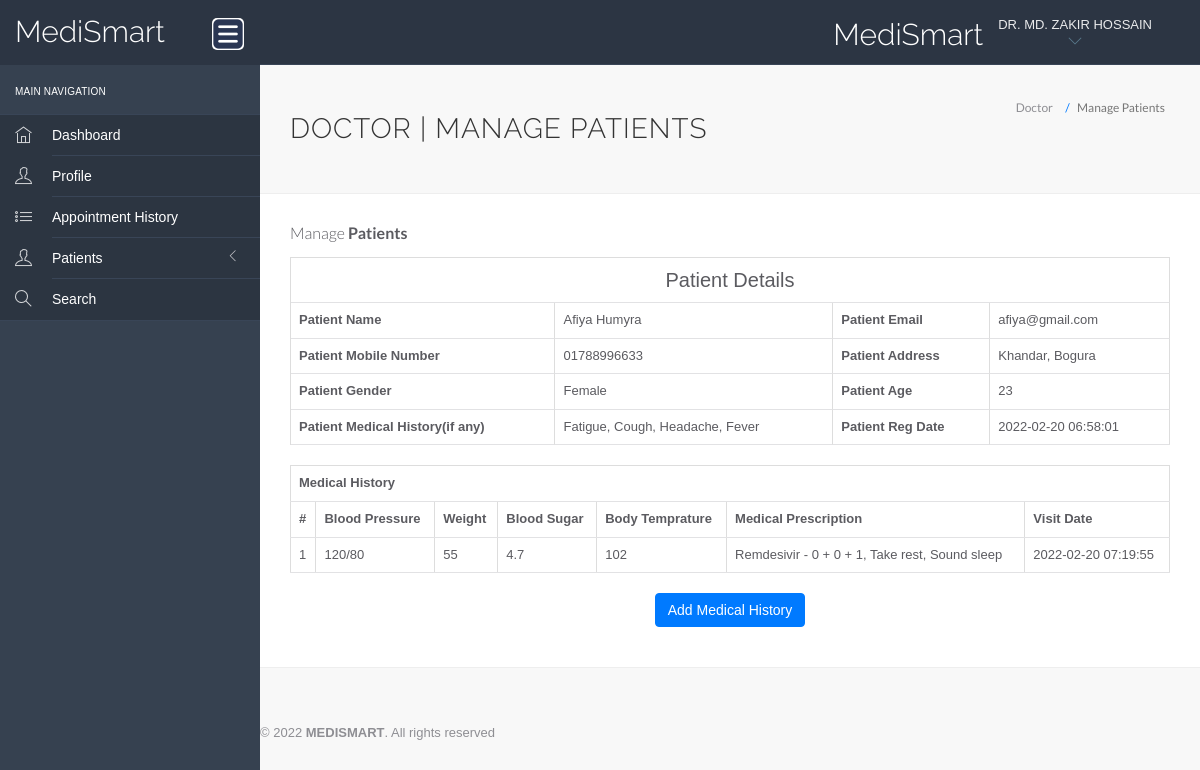
The app's page /hms/doctor/view-patient.php?viewid=1 (signed in) with its own data.
### tables this page shows
CREATE TABLE `doctors` (
  `id` int(11) NOT NULL,
  `specilization` varchar(255) DEFAULT NULL,
  `doctorName` varchar(255) DEFAULT NULL,
  `profile_pic` varchar(255) NOT NULL,
  `docgender` varchar(10) NOT NULL,
  `docdegree` varchar(255) NOT NULL,
  `address` longtext DEFAULT NULL,
  `docFees` varchar(255) DEFAULT NULL,
  `practicedays` varchar(30) NOT NULL,
  `practicetime` varchar(30) NOT NULL,
  `contactno` varchar(13) DEFAULT NULL,
  `docEmail` varchar(255) DEFAULT NULL,
  `password` varchar(255) DEFAULT NULL,
  `creationDate` timestamp NULL DEFAULT current_timestamp(),
  `updationDate` timestamp NULL DEFAULT NULL ON UPDATE current_timestamp()
);

CREATE TABLE `tblpatient` (
  `ID` int(10) NOT NULL,
  `Docid` int(10) DEFAULT NULL,
  `PatientName` varchar(200) DEFAULT NULL,
  `PatientContno` varchar(13) DEFAULT NULL,
  `PatientEmail` varchar(200) DEFAULT NULL,
  `PatientGender` varchar(50) DEFAULT NULL,
  `PatientAdd` mediumtext DEFAULT NULL,
  `PatientAge` int(10) DEFAULT NULL,
  `PatientMedhis` mediumtext DEFAULT NULL,
  `CreationDate` timestamp NULL DEFAULT current_timestamp(),
  `UpdationDate` timestamp NULL DEFAULT NULL ON UPDATE current_timestamp()
);

CREATE TABLE `tblmedicalhistory` (
  `ID` int(10) NOT NULL,
  `PatientID` int(10) DEFAULT NULL,
  `BloodPressure` varchar(200) DEFAULT NULL,
  `BloodSugar` varchar(200) NOT NULL,
  `Weight` varchar(100) DEFAULT NULL,
  `Temperature` varchar(200) DEFAULT NULL,
  `MedicalPres` mediumtext DEFAULT NULL,
  `CreationDate` timestamp NOT NULL DEFAULT current_timestamp() ON UPDATE current_timestamp()
);

### hms/doctor/view-patient.php (the view, shortened to what this page needs)
<?php
include('include/config.php');
?>
<!DOCTYPE html>
<html lang="en">
<head>
    <link rel="stylesheet" href="vendor/bootstrap/css/bootstrap.min.css">
    <link rel="stylesheet" href="vendor/fontawesome/css/font-awesome.min.css">
    <link rel="stylesheet" href="vendor/themify-icons/themify-icons.min.css">
    <link href="vendor/animate.css/animate.min.css" rel="stylesheet" media="screen">
    <link href="vendor/perfect-scrollbar/perfect-scrollbar.min.css" rel="stylesheet" media="screen">
    <link href="vendor/switchery/switchery.min.css" rel="stylesheet" media="screen">
    <link href="vendor/bootstrap-touchspin/jquery.bootstrap-touchspin.min.css" rel="stylesheet" media="screen">
    <link href="vendor/select2/select2.min.css" rel="stylesheet" media="screen">
    <link href="vendor/bootstrap-datepicker/bootstrap-datepicker3.standalone.min.css" rel="stylesheet" media="screen">
    <link href="vendor/bootstrap-timepicker/bootstrap-timepicker.min.css" rel="stylesheet" media="screen">
    <link rel="stylesheet" href="assets/css/styles.css">
    <link rel="stylesheet" href="assets/css/plugins.css">
    <link rel="stylesheet" href="assets/css/themes/theme-5.css" id="skin_color" />
</head>
<body>
    <div id="app">
        <?php include('include/sidebar.php');?>
        <div class="app-content">
            <?php include('include/header.php');?>
            <div class="main-content">
                <div class="wrap-content container" id="container">
                    <section id="page-title">
                        <div class="row">
                            <div class="col-sm-8">
                                <h1 class="mainTitle">Doctor | Manage Patients</h1>
                            </div>
                            <ol class="breadcrumb">
                                <li>
                                    <span>Doctor</span>
                                </li>
                                <li class="active">
                                    <span>Manage Patients</span>
                                </li>
                            </ol>
                        </div>
                    </section>
                    <div class="container-fluid container-fullw bg-white">
                        <div class="row">
                            <div class="col-md-12">
                                <h5 class="over-title margin-bottom-15">Manage <span class="text-bold">Patients</span>
                                </h5>
                                <?php
                               $vid=$_GET['viewid'];
                               $ret=mysqli_query($con,"select * from tblpatient where ID='$vid'");
$cnt=1;
while ($row=mysqli_fetch_array($ret)) {
                               ?>
                                <table border="1" class="table table-bordered">
                                    <tr align="center">
                                        <td colspan="4" style="font-size:20px;color:blue">
                                            Patient Details</td>
                                    </tr>
                                    <tr>
                                        <th scope>Patient Name</th>
                                        <td><?php  echo $row['PatientName'];?></td>
                                        <th scope>Patient Email</th>
                                        <td><?php  echo $row['PatientEmail'];?></td>
                                    </tr>
                                    <tr>
                                        <th scope>Patient Mobile Number</th>
                                        <td><?php  echo $row['PatientContno'];?></td>
                                        <th>Patient Address</th>
                                        <td><?php  echo $row['PatientAdd'];?></td>
                                    </tr>
                                    <tr>
                                        <th>Patient Gender</th>
                                        <td><?php  echo $row['PatientGender'];?></td>
                                        <th>Patient Age</th>
                                        <td><?php  echo $row['PatientAge'];?></td>
                                    </tr>
                                    <tr>
                                        <th>Patient Medical History(if any)</th>
                                        <td><?php  echo $row['PatientMedhis'];?></td>
                                        <th>Patient Reg Date</th>
                                        <td><?php  echo $row['CreationDate'];?></td>
                                    </tr>
                                    <?php }?>
                                </table>
                                <?php
$ret=mysqli_query($con,"select * from tblmedicalhistory  where PatientID='$vid'");
 ?>
                                <table id="datatable" class="table table-bordered dt-responsive nowrap"
                                    style="border-collapse: collapse; border-spacing: 0; width: 100%;">
                                    <tr align="center">
                                        <th colspan="8">Medical History</th>
                                    </tr>
                                    <tr>
                                        <th>#</th>
                                        <th>Blood Pressure</th>
                                        <th>Weight</th>
                                        <th>Blood Sugar</th>
                                        <th>Body Temprature</th>
                                        <th>Medical Prescription</th>
                                        <th>Visit Date</th>
                                    </tr>
                                    <?php
                                      while ($row=mysqli_fetch_array($ret)) {
                                    ?>
                                    <tr>
                                        <td><?php echo $cnt;?></td>
                                        <td><?php  echo $row['BloodPressure'];?></td>
                                        <td><?php  echo $row['Weight'];?></td>
                                        <td><?php  echo $row['BloodSugar'];?></td>
                                        <td><?php  echo $row['Temperature'];?></td>
                                        <td><?php  echo $row['MedicalPres'];?></td>
                                        <td><?php  echo $row['CreationDate'];?></td>
                                    </tr>
                                    <?php $cnt=$cnt+1;} ?>
                                </table>
                                <p align="center">
                                    <button class="btn btn-primary waves-effect waves-light w-lg" data-toggle="modal"
                                        data-target="#myModal">Add Medical History</button>
                                </p>
                            </div>
                        </div>
                    </div>
                </div>
                <?php include('include/footer.php');?>
            </div>
</body>
</html>

### hms/doctor/include/header.php (shortened to what this page needs)
<header class="navbar navbar-default navbar-static-top">
    <div class="navbar-header">
        <a class="navbar-brand" href="#">
            <h2 style="padding-top:10%; color: white;">MediSmart</h2>
        </a>
        <a href="#" class="sidebar-toggler pull-right visible-md visible-lg" data-toggle-class="app-sidebar-closed"
            data-toggle-target="#app">
            <img src="../assets/images/menu.png" alt="Menu" width="32" height="32"
                style="background-color: white; border-radius: 5px;">
        </a>
    </div>
    <div class="navbar-collapse collapse">
        <ul class="nav navbar-right">
            <li style="padding-top:5% ">
                <h2 style="color: white">MediSmart</h2>
            </li>
            <li class="dropdown current-user">
                <a href class="dropdown-toggle" data-toggle="dropdown">
                    <span class="username">
                        <?php $query=mysqli_query($con,"select doctorName from doctors where id='".$_SESSION['id']."'");
                            while($row=mysqli_fetch_array($query))
                            {
                                echo $row['doctorName'];
                            }
						?>
                        <i class="ti-angle-down"></i>
                    </span>
                </a>
            </li>
        </ul>
    </div>
</header>

### hms/doctor/assets/css/themes/theme-5.css (style rules this page uses)
body { background: #f8f8f8; }
header .navbar-header { background: #2c3543 !important; border-right-color: transparent !important; border-bottom-color: transparent !important; }
header .navbar-header .sidebar-toggler, header .navbar-header .sidebar-mobile-toggler { color: #5f8295 !important; }
header .navbar-header .navbar-brand { color: #ffffff !important; }
header .navbar-collapse { background: #2c3543 !important; border-bottom-color: #394557 !important; box-shadow: none !important; }
header .navbar-collapse .navbar-right > li > a { color: #ffffff; }
header .navbar-collapse .navbar-right > li > a i { color: #5f8295 !important; }

### records on screen
doctors: doctorName "DR. MD. ZAKIR HOSSAIN"
tblpatient: PatientName "Afiya Humyra", PatientEmail "afiya@gmail.com", PatientContno "01788996633", PatientAdd "Khandar, Bogura", PatientGender "Female", PatientAge "23", PatientMedhis "Fatigue, Cough, Headache, Fever", CreationDate "2022-02-20 06:58:01"
tblmedicalhistory: BloodPressure "120/80", Weight "55", BloodSugar "4.7", Temperature "102", MedicalPres "Remdesivir - 0 + 0 + 1, Take rest, Sound sleep", CreationDate "2022-02-20 07:19:55"
